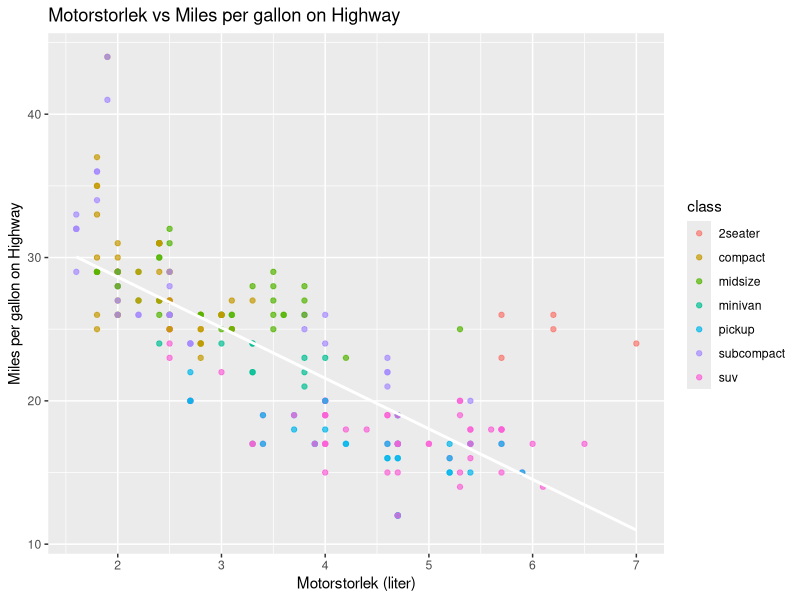
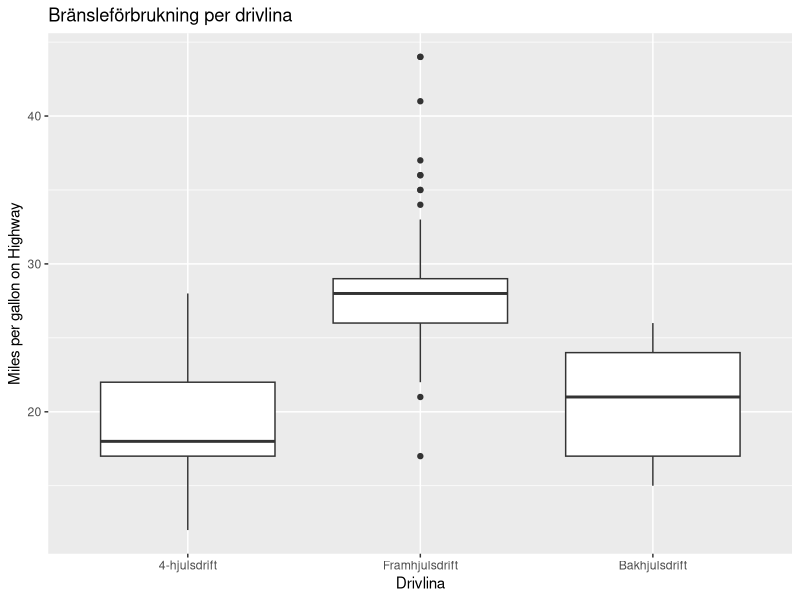
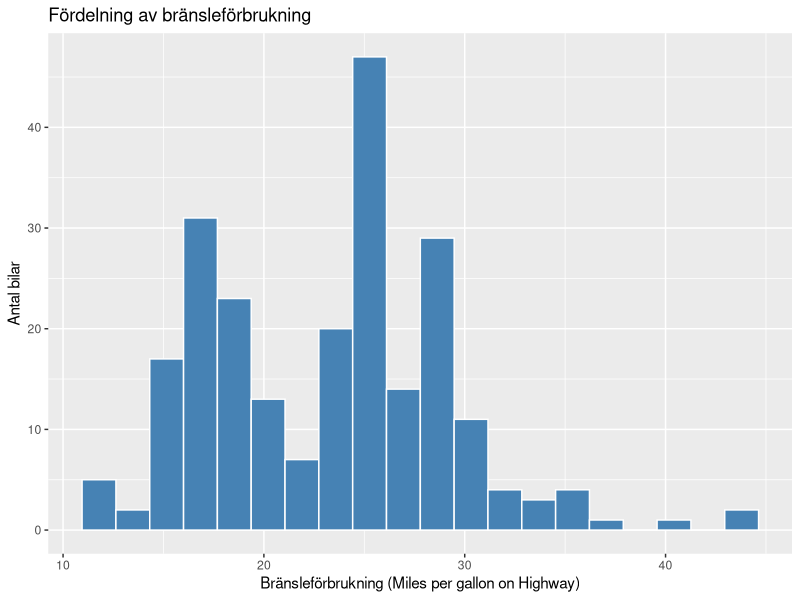
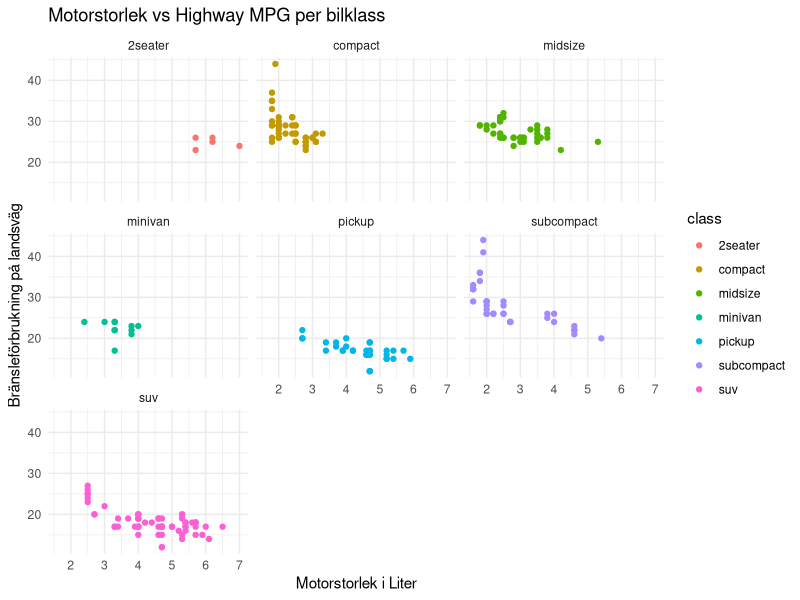

Generate these figures, in order, with R:
## ---- chunk 1
knitr::opts_chunk$set(echo = TRUE)
library(ggplot2)
library(dplyr)
library(tidyverse)
library(ggthemes)
## ---- chunk 2
head(mpg)
?mpg
## ---- chunk 3
ggplot(mpg, aes(displ, hwy, color = class)) +
  geom_point(alpha = 0.7) +
  geom_smooth(method = "lm",
              se = FALSE, 
              color = "white") +
  labs(
    title = "Motorstorlek vs Miles per gallon on Highway ",
    x = "Motorstorlek (liter)",
    y = "Miles per gallon on Highway"
  ) 

## ---- chunk 4
ggplot(mpg, aes(drv, hwy)) +
  geom_boxplot() +
  scale_x_discrete(
    labels = c(
      "4" = "4-hjulsdrift",
      "f" = "Framhjulsdrift",
      "r" = "Bakhjulsdrift"
    )
  ) +
  labs(
    title = "Bränsleförbrukning per drivlina",
    x = "Drivlina",
    y = "Miles per gallon on Highway"
  )
## ---- chunk 5
ggplot(mpg, aes(hwy)) +
  geom_histogram(bins = 20, fill = "steelblue", color = "white") +
  labs(
    title = "Fördelning av bränsleförbrukning",
    x = "Bränsleförbrukning (Miles per gallon on Highway)",
    y = "Antal bilar"
  )
## ---- chunk 6
ggplot(mpg, aes(displ, hwy, color=class)) +
  geom_point() +
  facet_wrap(~ class) +
  labs(
    title = "Motorstorlek vs Highway MPG per bilklass",
    x = "Motorstorlek i Liter",
    y = "Bränsleförbrukning på landsväg"
  ) +
theme_minimal()
